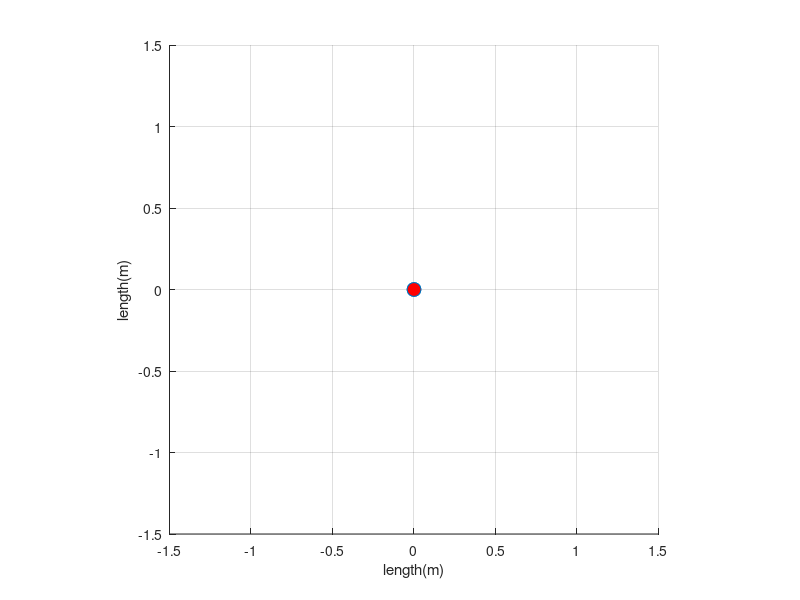
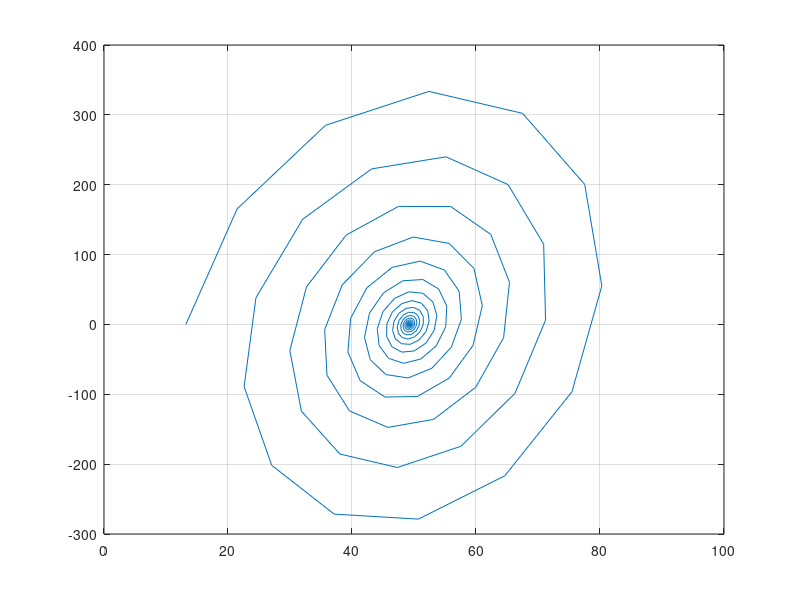

These charts were generated, in order, by the following MATLAB code: (Note: this script raises an error after producing the figures.)
%%%%%%%%%%%%%%%%%%%%%%%%%%%%%%%
% Dynamic Simulation
% Baek-Kyu Cho & DongHyun Ahn, Robotics & Control Lab,Kookmin University
% 2014.05.28.wed
%%%%%%%%%%%%%%%%%%%%%%%%%%%%%%%
close all;

global p1 p2;

%% variable setting 
m = 1;         % Mass of Bottom Link(kg) 
l = 1;         % Length of Link(m)
g = 9.81;      % Gravitational acceleration(m/s^2)
b = 1; 
%%
dt = 0.05;
t = 0:dt:30;
n = length(t);

theta = zeros(1,n);
D_theta = zeros(1,n);
D2_theta = zeros(1,n);

%initial condition
theta(1) = 15*rand*pi/180; %radian, 5 degrees
D_theta(1) = 0;
D2_theta(1) = 0;
Kp = 100;


A = [0,1;g/l,-b/(m*l^2)];
B = [0;1/m*l^2];
Q = [10 0;0 1];
R = 5;
k = lqr(A,B,Q,R);

for i = 1 : n-1
    time = n*dt;
    u = -Kp*(theta(i)-45*pi/180);
    % u = -k*[theta(i); D_theta(i)];
    D2_theta(i+1) = (g/l)*sin(theta(i)) + (1/(m*l^2))*u -(b/m*l^2)*D_theta(i);
    D_theta(i+1) = D_theta(i) + D2_theta(i+1)*dt;
    theta(i+1) = theta(i) + D_theta(i+1)*dt;
    
end

% figure(1);
% plot(t,theta*180/pi);
% grid on

% Phase portait
figure(3);
plot(theta*180/pi, D_theta*180/pi);
grid on

%% Animation

figure(2);
Ax=[0,0]; Ay=[0,0]; Az=[0,0];
xlabel('length(m)')
ylabel('length(m)')
axis equal

p1 = line(Ax,Ay,'Linewidth',3,'color','r'); %pole
hold on
p2 = plot(Ax,Ay,'o','MarkerSize',10,'MarkerFaceColor','r'); %mass

xlim([-1.5,1.5]);
ylim([-1.5,1.5]);
grid on

view([0,0,1])

for i=1:2:n-1
    a_draw_animation(theta(i));
end

print('end');

% added for testing pull request

